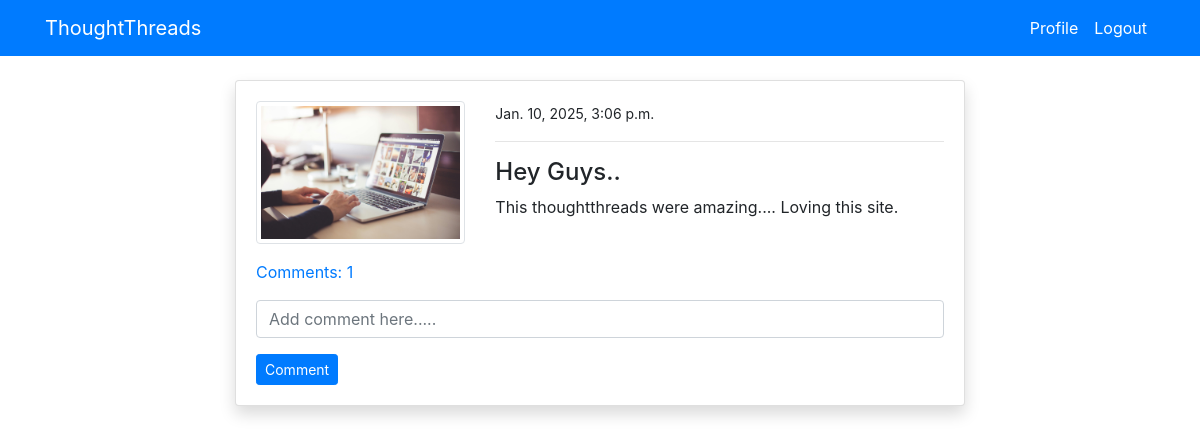
The page /post_detail/13/ (signed in) on the database its author committed.
### blog/models.py (models this page shows, shortened)
class PostModel(models.Model):
    title=models.CharField(max_length=100)
    content=models.TextField()
    author=models.ForeignKey(User, on_delete=models.CASCADE,null=True, blank=True)
    date_created=models.DateTimeField(auto_now_add=True,null=True, blank=True)
    class Meta:
        ordering=('-date_created',)
    def comment_count(self):
        return self.comment_set.all().count()
    def comments(self):
        return self.comment_set.all()

### users/models.py (models this page shows, shortened)
class ProfileModel(models.Model):
    user=models.OneToOneField(User,on_delete=models.CASCADE)
    image=models.ImageField(default='default.jpg',upload_to='profile',validators=[FileExtensionValidator(['png','jpg'])])

### blog/views.py (the view)
# urls.py: path('post_detail/<int:pk>/',views.post_detail,name='blog-post-detail'),
@login_required
def post_detail(request,pk):
    post=PostModel.objects.get(id=pk)
    if request.method=='POST':
        c_form=CommentForm(request.POST)
        if c_form.is_valid():
            instance=c_form.save(commit=False)
            instance.user=request.user
            instance.post=post
            instance.save()
            return redirect('blog-post-detail',pk=post.id)
    else:
        c_form=CommentForm()
    context={
    'post':post,
    'c_form':c_form,
    }
    return render(request,'blog/post_detail.html',context)

### blog/forms.py
class CommentForm(forms.ModelForm):
    content=forms.CharField(label='',widget=forms.TextInput(attrs={'placeholder': 'Add comment here.....'}))
    class Meta:
        model=Comment
        fields=('content',)

### templates/blog/post_detail.html (shortened to what this page needs)
{% extends 'partials/base.html' %}
{% load crispy_forms_tags %}
{% block content %}
<div class="container">
    <div class="row mt-5 pt-3">
        <div class="col-md-8 offset-md-2">
            <div class="card my-3 shadow">
                <div class="card-body">
                    <div class="row">
                        <div class="col-md-4">
                            <img class="img-thumbnail" src="{{ post.author.profilemodel.image.url }}" alt="profile-img">
                        </div>
                        <div class="col-md-8">
                            <small>{{ post.date_created }}</small>
                            <hr>
                            <h4>{{ post.title }}</h4>
                            <p>{{ post.content }}</p>
                        </div>
                    </div>
                    <p class="mt-3">
                        <a class="" data-toggle="collapse" href="#collapseExample" role="button" aria-expanded="false" aria-controls="collapseExample">
                          Comments: {{post.comment_count}}
                        </a>
                      </p>
                      <form method="POST">
                        {{ c_form|crispy }}
                        <input class="btn btn-primary btn-sm" type="submit" value="Comment">
                      </form>
                </div>
            </div>
        </div>
    </div>
</div>
{% endblock %}

### rows shown on the page
PostModel: author.profilemodel.image (picture), date_created "Jan. 10, 2025, 3:06 p.m.", title "Hey Guys..", content "This thoughtthreads were amazing.... Loving this site.", comment_count "1"
